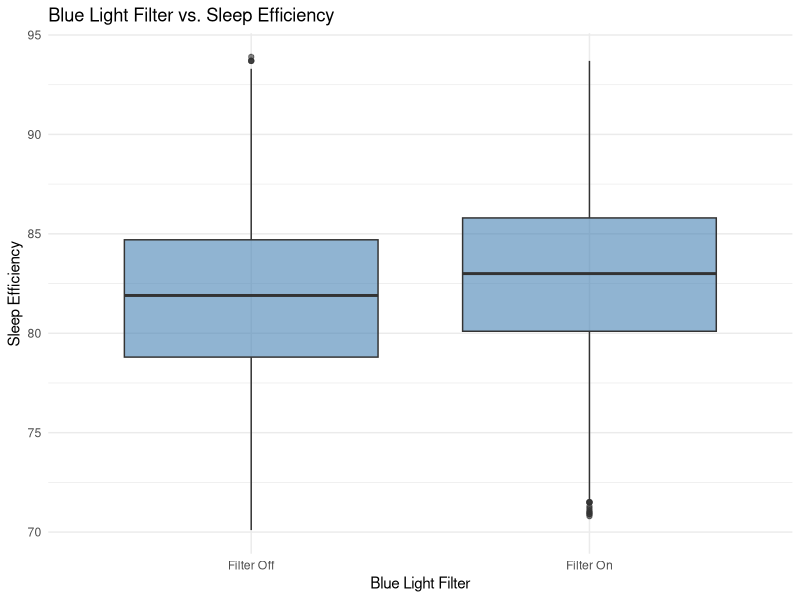
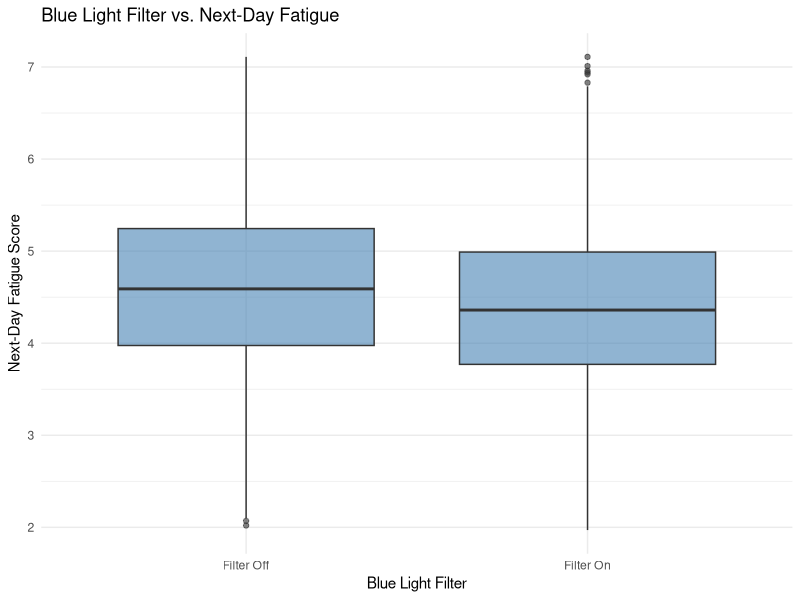
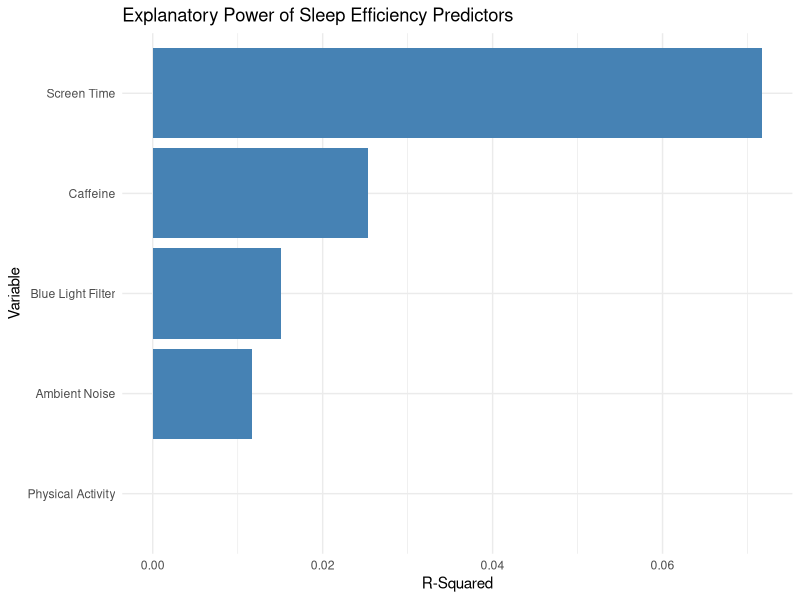
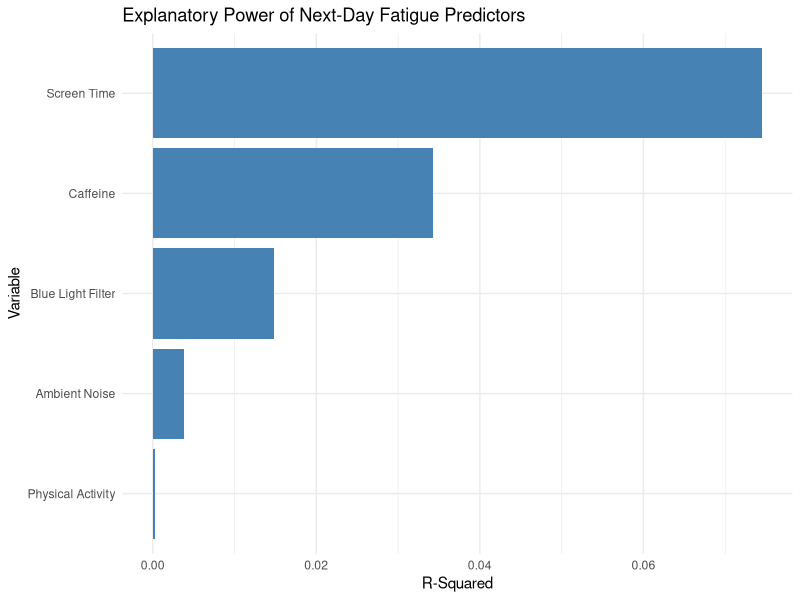

The R script that drew these images, in order:

library(tidyverse)
sleep_data <- read.csv("sleep_debt_screen_time.csv")

# Function to replace outliers with the median
replace_outliers <- function(x) {
  
  Q1 <- quantile(x, 0.25, na.rm = TRUE)
  Q3 <- quantile(x, 0.75, na.rm = TRUE)
  
  IQR_value <- Q3 - Q1
  
  lower_bound <- Q1 - (1.5 * IQR_value)
  upper_bound <- Q3 + (1.5 * IQR_value)
  
  median_value <- median(x, na.rm = TRUE)
  
  x <- replace(
    x,
    !is.na(x) & (x < lower_bound | x > upper_bound),
    median_value
  )
  
  return(x)
}

sleep_data_cleaned <- sleep_data %>%
  mutate(
    caffeine_intake_mg = replace_outliers(caffeine_intake_mg),
    physical_activity_min = replace_outliers(physical_activity_min),
    screen_time_before_bed_min = replace_outliers(screen_time_before_bed_min),
    ambient_noise_db = replace_outliers(ambient_noise_db),
    sleep_efficiency_pct = replace_outliers(sleep_efficiency_pct),
    next_day_fatigue_score = replace_outliers(next_day_fatigue_score)
  )

check_cleaning <- function(original, cleaned) {
  
  Q1 <- quantile(original, 0.25, na.rm = TRUE)
  Q3 <- quantile(original, 0.75, na.rm = TRUE)
  
  IQR_value <- Q3 - Q1
  
  lower_bound <- Q1 - (1.5 * IQR_value)
  upper_bound <- Q3 + (1.5 * IQR_value)
  
  return(sum(
    cleaned < lower_bound | cleaned > upper_bound,
    na.rm = TRUE
  ))
}

# Caffeine
check_cleaning(sleep_data$caffeine_intake_mg,
               sleep_data_cleaned$caffeine_intake_mg)

# Physical activity
check_cleaning(sleep_data$physical_activity_min,
               sleep_data_cleaned$physical_activity_min)

# Screen time
check_cleaning(sleep_data$screen_time_before_bed_min,
               sleep_data_cleaned$screen_time_before_bed_min)

# Ambient noise
check_cleaning(sleep_data$ambient_noise_db,
               sleep_data_cleaned$ambient_noise_db)

# Sleep efficiency
check_cleaning(sleep_data$sleep_efficiency_pct,
               sleep_data_cleaned$sleep_efficiency_pct)

# Fatigue score
check_cleaning(sleep_data$next_day_fatigue_score,
               sleep_data_cleaned$next_day_fatigue_score)


# Convert blue light filter variable into categories
sleep_data_cleaned$blue_light_filter_on <- factor(
  sleep_data_cleaned$blue_light_filter_on,
  levels = c(FALSE, TRUE),
  labels = c("Filter Off", "Filter On")
)

caffiene <- sleep_data_cleaned$caffeine_intake_mg
ambient_noise <- sleep_data_cleaned$ambient_noise_db
blue_light <- sleep_data_cleaned$blue_light_filter_on
screen_time <- sleep_data_cleaned$screen_time_before_bed_min
physical_activity <- sleep_data_cleaned$physical_activity_min

next_day_fatigue <- sleep_data_cleaned$next_day_fatigue_score
sleep_efficiency <- sleep_data_cleaned$sleep_efficiency_pct

new_df <- data.frame(
  BlueLight = blue_light,
  ScreenTime = screen_time,
  Ambient_Noise = ambient_noise,
  Physical_Activity = physical_activity,
  Caffiene = caffiene,
  Next_Day_Fatigue = next_day_fatigue,
  Sleep_Efficiency = sleep_efficiency
)


caffieneEfficiencyModel <- lm(
  Sleep_Efficiency ~ Caffiene,
  data = new_df
)

caffieneFatigueModel <- lm(
  Next_Day_Fatigue ~ Caffiene,
  data = new_df
)

summary(caffieneEfficiencyModel)
summary(caffieneFatigueModel)

ambientEfficiencyModel <- lm(
  Sleep_Efficiency ~ Ambient_Noise,
  data = new_df
)

ambientFatigueModel <- lm(
  Next_Day_Fatigue ~ Ambient_Noise,
  data = new_df
)

summary(ambientEfficiencyModel)
summary(ambientFatigueModel)


physicalEfficiencyModel <- lm(
  Sleep_Efficiency ~ Physical_Activity,
  data = new_df
)

physicalFatigueModel <- lm(
  Next_Day_Fatigue ~ Physical_Activity,
  data = new_df
)

summary(physicalEfficiencyModel)
summary(physicalFatigueModel)


screenEfficiencyModel <- lm(
  Sleep_Efficiency ~ ScreenTime,
  data = new_df
)

screenFatigueModel <- lm(
  Next_Day_Fatigue ~ ScreenTime,
  data = new_df
)

summary(screenEfficiencyModel)
summary(screenFatigueModel)


blueLightEfficiencyModel <- lm(
  Sleep_Efficiency ~ BlueLight,
  data = new_df
)

blueLightFatigueModel <- lm(
  Next_Day_Fatigue ~ BlueLight,
  data = new_df
)

summary(blueLightEfficiencyModel)
summary(blueLightFatigueModel)


efficiency_comparison <- data.frame(
  Variable = c(
    "Caffeine",
    "Ambient Noise",
    "Physical Activity",
    "Screen Time",
    "Blue Light Filter"
  ),
  
  R_Squared = c(
    summary(caffieneEfficiencyModel)$r.squared,
    summary(ambientEfficiencyModel)$r.squared,
    summary(physicalEfficiencyModel)$r.squared,
    summary(screenEfficiencyModel)$r.squared,
    summary(blueLightEfficiencyModel)$r.squared
  )
)

efficiency_comparison <- efficiency_comparison %>%
  arrange(desc(R_Squared))

print(efficiency_comparison)


fatigue_comparison <- data.frame(
  Variable = c(
    "Caffeine",
    "Ambient Noise",
    "Physical Activity",
    "Screen Time",
    "Blue Light Filter"
  ),
  
  R_Squared = c(
    summary(caffieneFatigueModel)$r.squared,
    summary(ambientFatigueModel)$r.squared,
    summary(physicalFatigueModel)$r.squared,
    summary(screenFatigueModel)$r.squared,
    summary(blueLightFatigueModel)$r.squared
  )
)

fatigue_comparison <- fatigue_comparison %>%
  arrange(desc(R_Squared))

print(fatigue_comparison)

# Blue light filter and sleep efficiency
ggplot(new_df, aes(x = BlueLight, y = Sleep_Efficiency)) +
  geom_boxplot(fill = "steelblue", alpha = 0.6) +
  labs(
    title = "Blue Light Filter vs. Sleep Efficiency",
    x = "Blue Light Filter",
    y = "Sleep Efficiency"
  ) +
  theme_minimal()

# Blue light filter and next day fatigue
ggplot(new_df, aes(x = BlueLight, y = Next_Day_Fatigue)) +
  geom_boxplot(fill = "steelblue", alpha = 0.6) +
  labs(
    title = "Blue Light Filter vs. Next-Day Fatigue",
    x = "Blue Light Filter",
    y = "Next-Day Fatigue Score"
  ) +
  theme_minimal()


# Sleep Efficiency
ggplot(efficiency_comparison,
       aes(x = reorder(Variable, R_Squared),
           y = R_Squared)) +
  geom_col(fill = "steelblue") +
  coord_flip() +
  labs(
    title = "Explanatory Power of Sleep Efficiency Predictors",
    x = "Variable",
    y = "R-Squared"
  ) +
  theme_minimal()

# Next_day_fatigue
ggplot(fatigue_comparison,
       aes(x = reorder(Variable, R_Squared),
           y = R_Squared)) +
  geom_col(fill = "steelblue") +
  coord_flip() +
  labs(
    title = "Explanatory Power of Next-Day Fatigue Predictors",
    x = "Variable",
    y = "R-Squared"
  ) +
  theme_minimal()

# R-Squared Comparison for next_day_fatigue and sleep_efficiency

efficiency_comparison <- efficiency_comparison %>%
  mutate(
    R_Squared = round(R_Squared, 5),
    Percent_Explained = round(R_Squared * 100, 2)
  ) %>%
  arrange(desc(R_Squared))

print(efficiency_comparison, row.names = FALSE)

fatigue_comparison <- fatigue_comparison %>%
  mutate(
    R_Squared = round(R_Squared, 5),
    Percent_Explained = round(R_Squared * 100, 2)
  ) %>%
  arrange(desc(R_Squared))

print(fatigue_comparison, row.names = FALSE)
